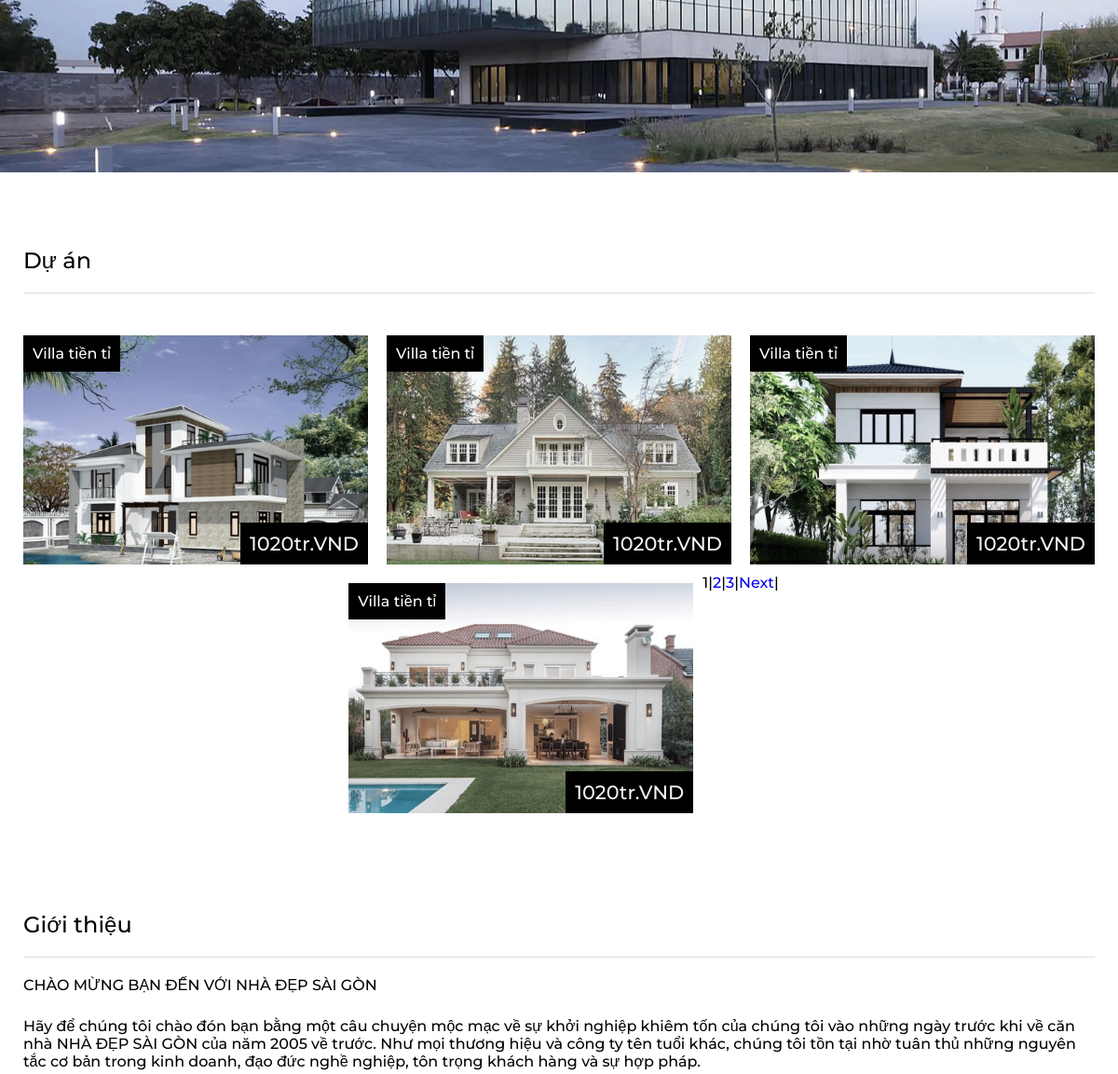
Before: / (middle part) with the older database file.
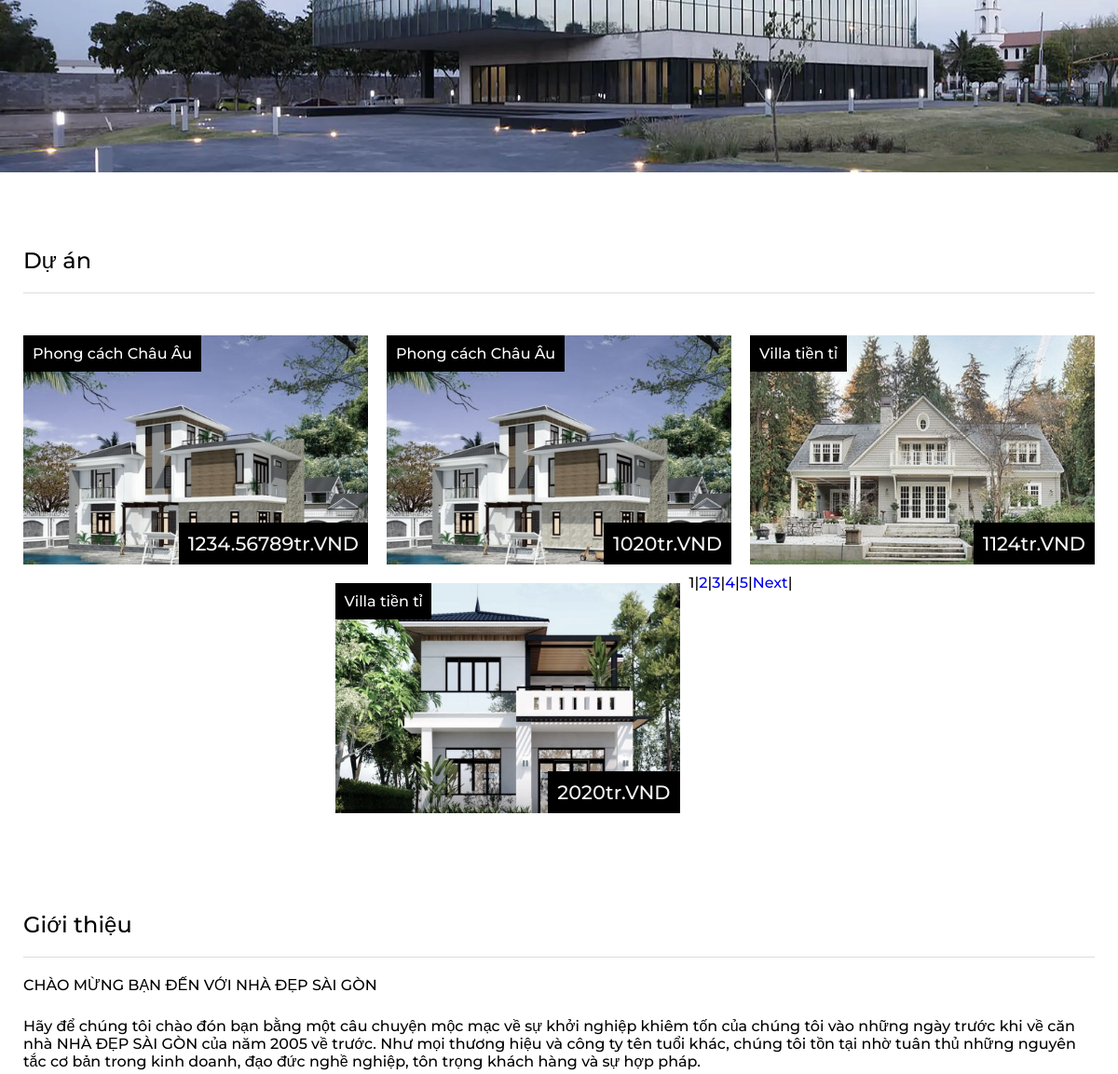
After: the same page with the newer database file.
### tables this page shows
CREATE TABLE `post` (
  `id` int(5) NOT NULL,
  `cost` int(15) NOT NULL,
  `category` varchar(100) NOT NULL,
  `poster` int(11) NOT NULL,
  `content` varchar(500) NOT NULL,
  `img` varchar(100) NOT NULL DEFAULT 'house.png',
  `title` varchar(100) NOT NULL,
  `address` varchar(8000) NOT NULL
);

### index.php (the view, shortened to what this page needs)
    <?php
    include('session.php');
    ?>
<!DOCTYPE html>
<html lang="en">
<head>
    <link rel="stylesheet" href="style.css">
    <link rel="stylesheet" href="https://cdnjs.cloudflare.com/ajax/libs/font-awesome/4.7.0/css/font-awesome.min.css">
</head>
<body>
    <div class="main_content">
        <div class="top_content">
            <img src="./img/architect.jpg" alt="architect" class="main_picture">
        </div>
        <div id="projects">
            <div class="sub_title">
                <h2>Dự án</h2>
            </div>
            <div class="projects_content">
                <?php
                $result = mysqli_query($db, 'select count(id) as total from post');
                $row = mysqli_fetch_assoc($result);
                $total_records = $row['total'];
                $current_page = isset($_GET['page']) ? $_GET['page'] : 1;
                $limit = 4;
                $total_page = ceil($total_records / $limit);
                $start = ($current_page - 1) * $limit;
                $sql = "SELECT * FROM post ORDER BY id LIMIT " . $limit . " OFFSET " . $start;
                $result = mysqli_query($db, $sql);
                if ($result->num_rows > 0) {
                    while ($row = $result->fetch_assoc()) {
                        echo "<div class='sub_content' onclick='viewDetail(" . $row['id'] . ")'>
                                <img src='./img/" . $row['img'] . "' alt='house1' class='sub_picture'>
                                <div class='sub_text'>
                                    <span>" . $row['category'] . "</span>
                                </div>
                                <div class='prices'>
                                    <span>" . (string)($row['cost'] / 1000000) . "tr.VND</span>
                                </div>
                            </div>";
                    }
                }
                ?>
                <?php
                for ($i = 1; $i <= $total_page; $i++) {
                    if ($i == $current_page) {
                        echo '<span>' . $i . '</span> | ';
                    } else {
                        echo '<a href="index.php?page='.$i.'">'.$i.'</a> | ';
                    }
                }
                if ($current_page < $total_page && $total_page > 1) {
                    echo '<a href="index.php?page='.($current_page+1).'">Next</a> | ';
                }
                ?>
            </div>
            <div id="about">
                <div class="sub_title">
                    <h2>Giới thiệu</h2>
                    <h4>CHÀO MỪNG BẠN ĐẾN VỚI NHÀ ĐẸP SÀI GÒN</h4>
                    <p>Hãy để chúng tôi chào đón bạn bằng một câu chuyện mộc mạc về sự khởi nghiệp khiêm tốn của
                        chúng
                        tôi vào những ngày trước khi về căn nhà NHÀ ĐẸP SÀI GÒN của năm 2005 về trước. Như mọi
                        thương
                        hiệu và công ty tên tuổi khác, chúng tôi tồn
                        tại nhờ tuân thủ những nguyên tắc cơ bản trong kinh doanh, đạo đức nghề nghiệp, tôn
                        trọng khách
                        hàng và sự hợp pháp.</p>
                </div>
            </div>
        </div>
    </div>
</body>
</html>

### style.css (style rules this page uses)
* { font-family: "Montserrat", sans-serif; text-decoration: none; font-weight: 500; margin: unset; }
html { scroll-behavior: smooth; }
p { margin: 25px 0px; text-align: left; }
.main_content { margin-top: 60px; display: flex; flex-direction: column; align-items: center; width: 100%; }
.top_content { width: 100%; height: auto; position: relative; max-width: 1500px; }
.main_picture { width: 100%; height: auto; margin: 0px 0px; }
.sub_title { padding: 20px 25px; }
#projects, #about, #contact, #users, #products { max-width: 1550px; width: 100%; }
.projects_content { display: flex; flex-flow: row wrap; justify-content: center; position: relative; padding: 15px; }
.sub_content { position: relative; padding: 10px; width: 25%; box-sizing: border-box; display: flex; flex-direction: column; cursor: pointer; }
@media only screen and (max-width: 1300px) { .sub_content { width: 33.333333%; } }
.sub_picture { width: 100%; height: auto; filter: grayscale(50%); }
.sub_text { position: absolute; background-color: black; color: white; padding: 10px; top: 10px; left: 10px; }
.prices { position: absolute; background-color: black; color: whitesmoke; padding: 10px; bottom: 10px; right: 10px; font-weight: 800; font-size: 130%; }
h2 { padding: 20px 0px; border-bottom: 1px solid rgb(221, 221, 221); margin-top: 40px; }
h4 { margin: 20px 0px; }

Changed rows visible on the page:
no longer on this page (row edited): post: img (picture), category "Villa tiền tỉ", $row['cost']/1000000 "1020"
added post: img (picture), category "Phong cách Châu Âu", $row['cost']/1000000 "1234.56789"
changed post (number 2 of 4 on the later page): category "Villa tiền tỉ" → "Phong cách Châu Âu"
changed post (number 3 of 4 on the later page): $row['cost']/1000000 "1020" → "1124"
changed post (number 4 of 4 on the later page): $row['cost']/1000000 "1020" → "2020"
Other visible differences:
new list line: "4 |"
new list line: "5 |"
